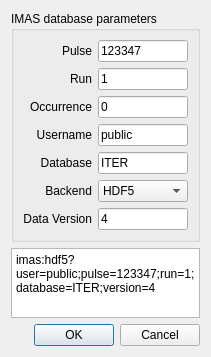
<?xml version="1.0" encoding="UTF-8"?>
<ui version="4.0">
 <author>Leon Kos</author>
 <class>Dialog</class>
 <widget class="QDialog" name="Dialog">
  <property name="geometry">
   <rect>
    <x>0</x>
    <y>0</y>
    <width>211</width>
    <height>355</height>
   </rect>
  </property>
  <property name="windowTitle">
   <string>Dialog</string>
  </property>
  <layout class="QGridLayout" name="gridLayout_2">
   <item row="0" column="0">
    <widget class="QGroupBox" name="groupBox_ids">
     <property name="title">
      <string>IMAS database parameters</string>
     </property>
     <layout class="QGridLayout" name="gridLayout">
      <item row="4" column="0">
       <widget class="QLabel" name="label_3">
        <property name="text">
         <string>Username</string>
        </property>
        <property name="alignment">
         <set>Qt::AlignRight|Qt::AlignTrailing|Qt::AlignVCenter</set>
        </property>
       </widget>
      </item>
      <item row="0" column="0">
       <widget class="QLabel" name="label">
        <property name="text">
         <string>Pulse</string>
        </property>
        <property name="alignment">
         <set>Qt::AlignRight|Qt::AlignTrailing|Qt::AlignVCenter</set>
        </property>
       </widget>
      </item>
      <item row="5" column="0">
       <widget class="QLabel" name="label_4">
        <property name="text">
         <string>Database</string>
        </property>
        <property name="alignment">
         <set>Qt::AlignRight|Qt::AlignTrailing|Qt::AlignVCenter</set>
        </property>
       </widget>
      </item>
      <item row="5" column="1">
       <widget class="QLineEdit" name="lineEdit_database">
        <property name="text">
         <string>ITER</string>
        </property>
       </widget>
      </item>
      <item row="4" column="1">
       <widget class="QLineEdit" name="lineEdit_username">
        <property name="text">
         <string>public</string>
        </property>
       </widget>
      </item>
      <item row="0" column="1">
       <widget class="QLineEdit" name="lineEdit_shot">
        <property name="text">
         <string>123347</string>
        </property>
       </widget>
      </item>
      <item row="2" column="0">
       <widget class="QLabel" name="label_6">
        <property name="text">
         <string>Occurrence</string>
        </property>
        <property name="alignment">
         <set>Qt::AlignRight|Qt::AlignTrailing|Qt::AlignVCenter</set>
        </property>
       </widget>
      </item>
      <item row="1" column="1">
       <widget class="QLineEdit" name="lineEdit_run">
        <property name="text">
         <string>1</string>
        </property>
       </widget>
      </item>
      <item row="1" column="0">
       <widget class="QLabel" name="label_2">
        <property name="text">
         <string>Run</string>
        </property>
        <property name="alignment">
         <set>Qt::AlignRight|Qt::AlignTrailing|Qt::AlignVCenter</set>
        </property>
       </widget>
      </item>
      <item row="6" column="0">
       <widget class="QLabel" name="label_5">
        <property name="text">
         <string>Backend</string>
        </property>
        <property name="alignment">
         <set>Qt::AlignRight|Qt::AlignTrailing|Qt::AlignVCenter</set>
        </property>
       </widget>
      </item>
      <item row="6" column="1">
       <widget class="QComboBox" name="comboBox_backend">
        <item>
         <property name="text">
          <string>HDF5</string>
         </property>
        </item>
        <item>
         <property name="text">
          <string>MDSPLUS</string>
         </property>
        </item>
        <item>
         <property name="text">
          <string>MEMORY</string>
         </property>
        </item>
        <item>
         <property name="text">
          <string>ASCII</string>
         </property>
        </item>
        <item>
         <property name="text">
          <string>UDA</string>
         </property>
        </item>
       </widget>
      </item>
      <item row="2" column="1">
       <widget class="QLineEdit" name="lineEdit_occurrence">
        <property name="text">
         <string>0</string>
        </property>
       </widget>
      </item>
      <item row="7" column="1">
       <widget class="QLineEdit" name="lineEdit_data_version">
        <property name="text">
         <string>4</string>
        </property>
       </widget>
      </item>
      <item row="7" column="0">
       <widget class="QLabel" name="label_7">
        <property name="text">
         <string>&lt;html&gt;&lt;head/&gt;&lt;body&gt;&lt;p&gt;Data Version&lt;/p&gt;&lt;/body&gt;&lt;/html&gt;</string>
        </property>
        <property name="alignment">
         <set>Qt::AlignRight|Qt::AlignTrailing|Qt::AlignVCenter</set>
        </property>
       </widget>
      </item>
     </layout>
    </widget>
   </item>
   <item row="1" column="0">
    <widget class="QPlainTextEdit" name="plainTextEdit_uri">
     <property name="plainText">
      <string>imas:hdf5?user=public;pulse=123347;run=1;database=ITER;version=4</string>
     </property>
    </widget>
   </item>
   <item row="2" column="0">
    <widget class="QDialogButtonBox" name="buttonBox">
     <property name="orientation">
      <enum>Qt::Horizontal</enum>
     </property>
     <property name="standardButtons">
      <set>QDialogButtonBox::Cancel|QDialogButtonBox::Ok</set>
     </property>
    </widget>
   </item>
  </layout>
 </widget>
 <resources/>
 <connections>
  <connection>
   <sender>buttonBox</sender>
   <signal>accepted()</signal>
   <receiver>Dialog</receiver>
   <slot>accept()</slot>
   <hints>
    <hint type="sourcelabel">
     <x>248</x>
     <y>254</y>
    </hint>
    <hint type="destinationlabel">
     <x>157</x>
     <y>274</y>
    </hint>
   </hints>
  </connection>
  <connection>
   <sender>buttonBox</sender>
   <signal>rejected()</signal>
   <receiver>Dialog</receiver>
   <slot>reject()</slot>
   <hints>
    <hint type="sourcelabel">
     <x>316</x>
     <y>260</y>
    </hint>
    <hint type="destinationlabel">
     <x>286</x>
     <y>274</y>
    </hint>
   </hints>
  </connection>
 </connections>
</ui>
